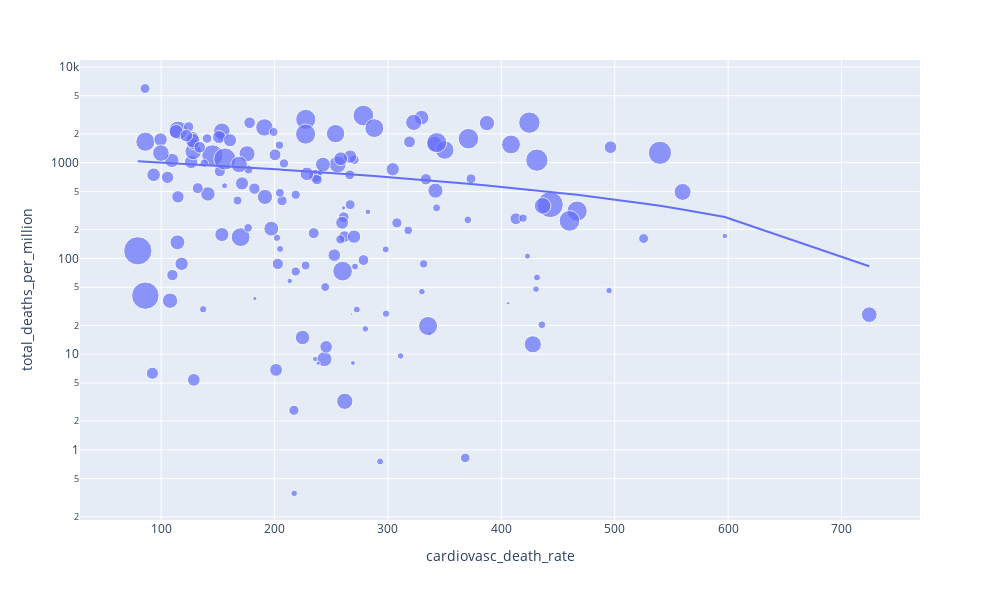

This figure's notebook cell:
### Code cell
fig = go.Figure()

fig = px.scatter(df_diab, x = 'cardiovasc_death_rate', y = 'total_deaths_per_million', trendline = 'ols',
                 hover_name = 'location', size = 'hospital_beds_per_thousand')
fig.update_layout( yaxis_type = 'log')
fig.update_layout(
    width = 1000,
    height = 600
    )
fig.show()

### Figure 1 — Plotly figure (JSON) as saved in the notebook; plotly's stock layout.template omitted (floating-point values rounded to 4 significant figures; data arrays with more than 128 entries replaced by an {"elided": "..."} marker saying what was removed)
{"data": [{"hovertemplate": "<b>%{hovertext}</b><br><br>cardiovasc_death_rate=%{x}<br>total_deaths_per_million=%{y}<br>hospital_beds_per_thousand=%{marker.size}<extra></extra>", "hovertext": {"elided": "155 str values"}, "legendgroup": "", "marker": {"color": "#636efa", "size": {"elided": "155 float values"}, "sizemode": "area", "sizeref": 0.03263, "symbol": "circle"}, "mode": "markers", "name": "", "orientation": "v", "showlegend": false, "type": "scatter", "x": {"elided": "155 float values"}, "xaxis": "x", "y": {"elided": "155 float values"}, "yaxis": "y"}, {"hovertemplate": "<b>OLS trendline</b><br>total_deaths_per_million = -1.47247 * cardiovasc_death_rate + 1149.54<br>R<sup>2</sup>=0.037506<br><br>cardiovasc_death_rate=%{x}<br>total_deaths_per_million=%{y} <b>(trend)</b><extra></extra>", "legendgroup": "", "marker": {"color": "#636efa", "symbol": "circle"}, "mode": "lines", "name": "", "showlegend": false, "type": "scatter", "x": {"elided": "155 float values"}, "xaxis": "x", "y": {"elided": "155 float values"}, "yaxis": "y"}], "layout": {"height": 600, "legend": {"itemsizing": "constant", "tracegroupgap": 0}, "margin": {"t": 60}, "width": 1000, "xaxis": {"anchor": "y", "domain": [0, 1], "title": {"text": "cardiovasc_death_rate"}}, "yaxis": {"anchor": "x", "domain": [0, 1], "title": {"text": "total_deaths_per_million"}, "type": "log"}}}
